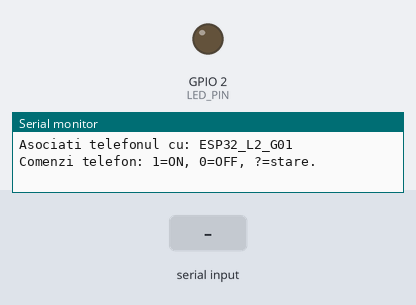
A sketch run on a simulated ESP32. Parts: output pins drawn as LEDs (lit = HIGH), the last lines printed to the serial monitor. The test bench sets the inputs (shaded band). Nothing arrives over Bluetooth unless stated.

Above: at 1.2 s.
1.3 s: "1" received over the second serial link
At 2.1 s:
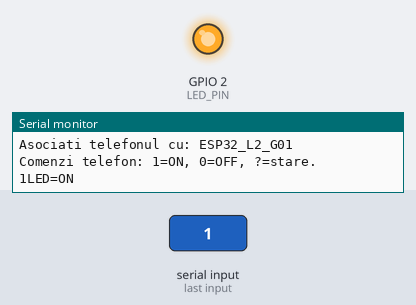
2.8 s: "0" received over the second serial link
At 3.4 s:
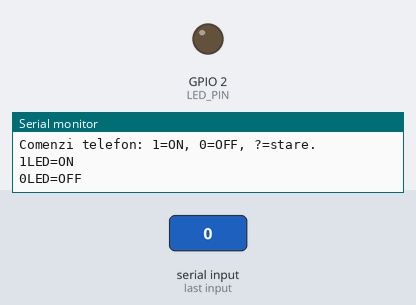
Timing chart, 0 to 5.8 s (numbered marks = the images above; inputs shaded):
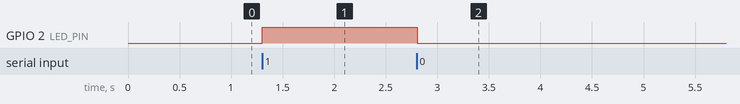

Measured:
- after the input at 1.3 s, GPIO 2 (LED_PIN): LOW → HIGH at once
- after the input at 2.8 s, GPIO 2 (LED_PIN): HIGH → LOW at once

The sketch:

T3_Bluetooth.ino
```cpp
#include <Arduino.h>
#include "BluetoothSerial.h"
#if !defined(CONFIG_BT_SPP_ENABLED)
#error "Acest task necesita ESP32 clasic cu Bluetooth SPP."
#endif

BluetoothSerial BT;
const char* NUME_BT = "ESP32_L2_G01";
const int LED_PIN = 2;
const bool LED_ACTIV_HIGH = true;
bool ledPornit = false;

void comanda(char c) {
  if (c != '0' && c != '1' && c != '?') return;
  if (c == '0' || c == '1') {
    ledPornit = (c == '1');
    digitalWrite(LED_PIN, (ledPornit == LED_ACTIV_HIGH) ? HIGH : LOW);
  }
  String raspuns = String("LED=") + (ledPornit ? "ON" : "OFF");
  BT.println(raspuns);
  Serial.println(raspuns);
}

void setup() {
  Serial.begin(115200);
  pinMode(LED_PIN, OUTPUT);
  digitalWrite(LED_PIN, LED_ACTIV_HIGH ? LOW : HIGH);
  if (!BT.begin(NUME_BT)) {
    Serial.println("Pornirea Bluetooth a esuat.");
    return;
  }
  Serial.print("Asociati telefonul cu: "); Serial.println(NUME_BT);
  Serial.println("Comenzi telefon: 1=ON, 0=OFF, ?=stare.");
}

void loop() {
  // Punte USB -> Bluetooth: fiecare octet este transmis telefonului.
  while (Serial.available()) BT.write(Serial.read());
  // Bluetooth -> USB; in plus interpretam cele trei comenzi.
  while (BT.available()) {
    char c = (char)BT.read();
    Serial.write(c);
    comanda(c);
  }
  delay(5);
}
```
